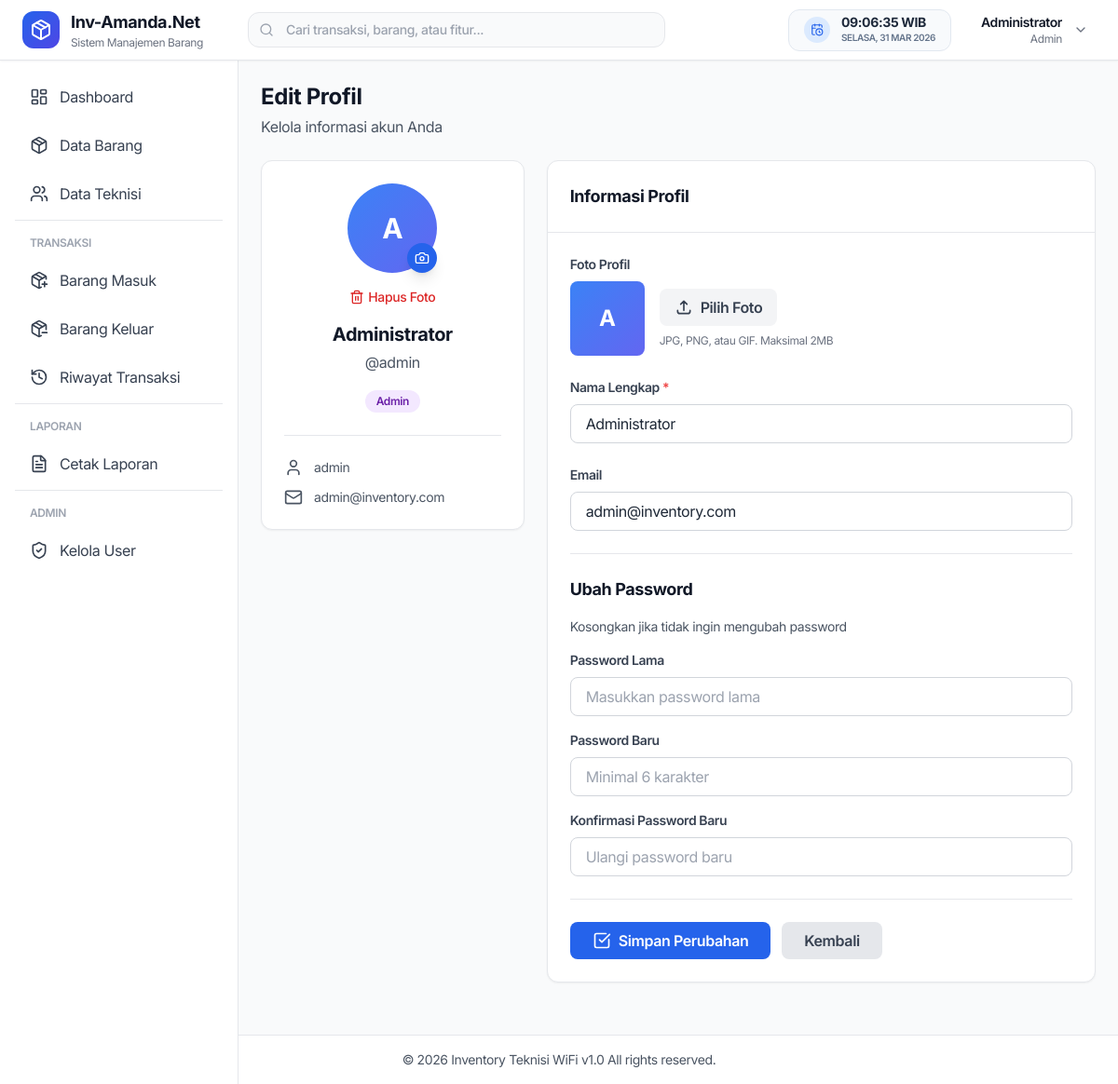
Page /user/edit_profil.php (signed in) on the earlier database version.
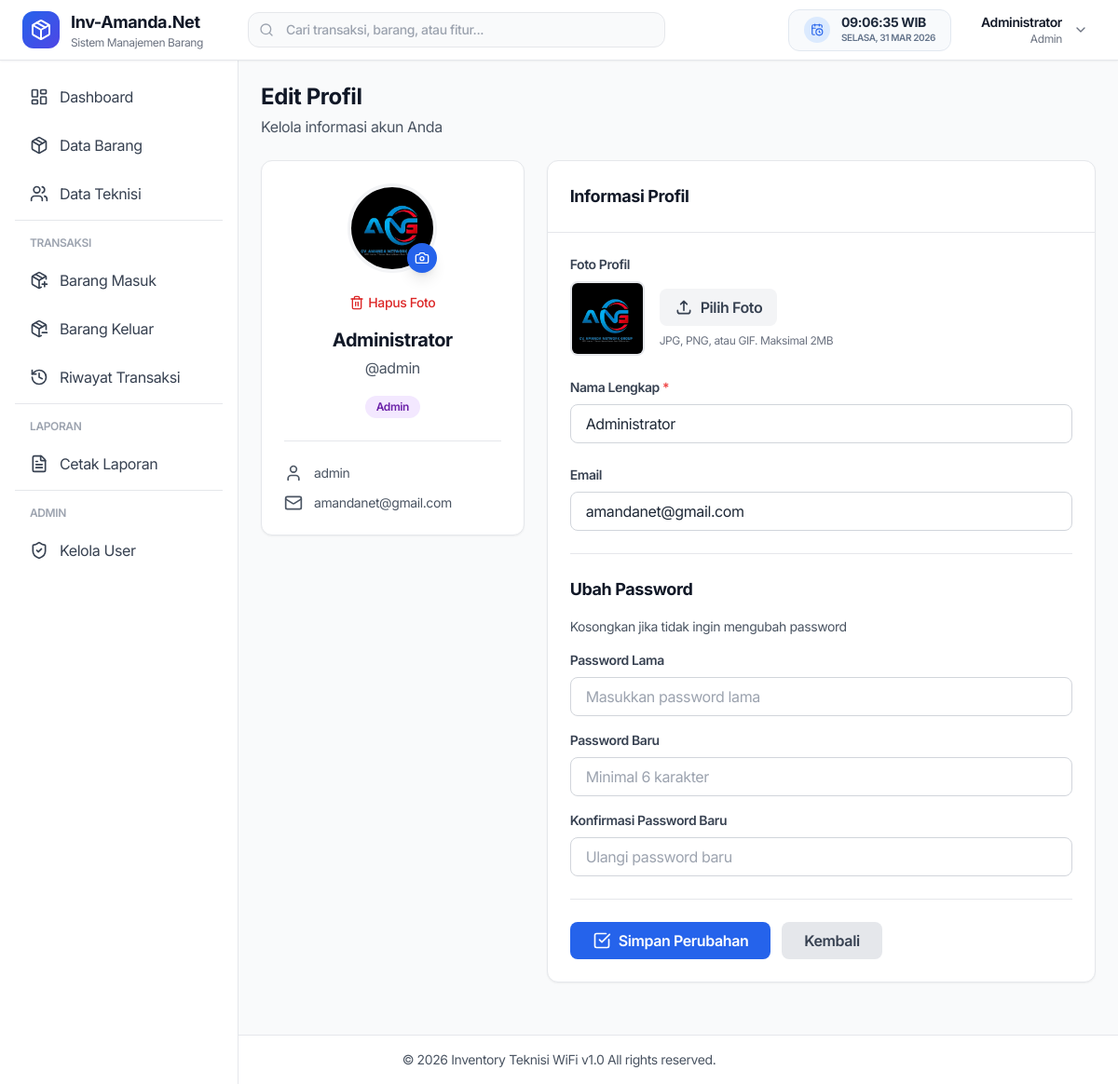
Same page on the later database version.
### tables this page shows
CREATE TABLE `users` (
  `id` int NOT NULL,
  `username` varchar(50) NOT NULL,
  `password` varchar(255) NOT NULL,
  `nama_lengkap` varchar(100) NOT NULL,
  `email` varchar(100) DEFAULT NULL,
  `role` enum('admin','teknisi') DEFAULT 'teknisi',
  `foto_profil` varchar(255) DEFAULT NULL,
  `created_at` timestamp NOT NULL DEFAULT CURRENT_TIMESTAMP,
  `updated_at` timestamp NOT NULL DEFAULT CURRENT_TIMESTAMP ON UPDATE CURRENT_TIMESTAMP
);

### includes/auth_check.php (called while the page is built, shortened)
<?php
require_once __DIR__ . '/../config/database.php';
$user_id = $_SESSION['user_id'];
$query = "SELECT * FROM users WHERE id = ?";
$stmt = mysqli_prepare($conn, $query);
mysqli_stmt_bind_param($stmt, "i", $user_id);
mysqli_stmt_execute($stmt);
$result = mysqli_stmt_get_result($stmt);
$user = mysqli_fetch_assoc($result);
?>

### public/user/edit_profil.php (the view, shortened to what the changed rows need)
<?php
require_once '../../includes/auth_check.php';
require_once '../../functions/user.php';
require_once '../../includes/header.php';
?>
<div class="lg:ml-64 pt-16">
    <div class="p-6">
        <div class="mb-6">
            <h1 class="text-2xl font-bold text-gray-900">Edit Profil</h1>
        </div>
        <div class="grid grid-cols-1 lg:grid-cols-3 gap-6">
            <div class="lg:col-span-1">
                <div class="bg-white rounded-xl shadow-sm border border-gray-200 p-6 text-center">
                    <div class="relative inline-block mb-4">
                        <?php if (!empty($user['foto_profil']) && file_exists('../../' . $user['foto_profil'])): ?>
                        <img src="../../<?= $user['foto_profil'] ?>" alt="Foto Profil"
                             class="w-24 h-24 rounded-full object-cover border-4 border-gray-100">
                        <?php else: ?>
                        <div class="w-24 h-24 bg-gradient-to-br from-blue-500 to-indigo-500 rounded-full flex items-center justify-center text-white text-3xl font-bold">
                            <?= strtoupper(substr($user['nama_lengkap'], 0, 1)) ?>
                        </div>
                        <?php endif; ?>
                        <label for="foto_profil_input" class="absolute bottom-0 right-0 w-8 h-8 bg-blue-600 rounded-full flex items-center justify-center cursor-pointer hover:bg-blue-700 transition shadow-lg">
                            <i data-lucide="camera" class="w-4 h-4 text-white"></i>
                        </label>
                    </div>
                    <?php if (!empty($user['foto_profil'])): ?>
                    <div class="mb-3">
                        <button type="button" onclick="hapusFoto()" class="text-sm text-red-600 hover:text-red-700 font-medium">
                        </button>
                    </div>
                    <?php endif; ?>
                    <h3 class="text-xl font-bold text-gray-900"><?= $user['nama_lengkap'] ?></h3>
                    <p class="text-gray-600 mt-1">@<?= $user['username'] ?></p>
                    <div class="mt-4">
                        <span class="inline-flex items-center px-3 py-1 text-xs font-semibold rounded-full <?= $user['role'] == 'admin' ? 'bg-purple-100 text-purple-800' : 'bg-blue-100 text-blue-800' ?>">
                            <?= ucfirst($user['role']) ?>
                        </span>
                    </div>
                    <div class="mt-6 pt-6 border-t border-gray-200 text-left space-y-3">
                        <div class="flex items-center gap-3 text-sm text-gray-600">
                            <i data-lucide="user" class="w-5 h-5"></i>
                            <span><?= $user['username'] ?></span>
                        </div>
                        <div class="flex items-center gap-3 text-sm text-gray-600">
                            <i data-lucide="mail" class="w-5 h-5"></i>
                            <span><?= $user['email'] ?: 'Belum diisi' ?></span>
                        </div>
                    </div>
                </div>
            </div>
            <div class="lg:col-span-2">
                <div class="bg-white rounded-xl shadow-sm border border-gray-200 overflow-hidden">
                    <div class="p-6 border-b border-gray-200">
                        <h2 class="text-lg font-bold text-gray-900">Informasi Profil</h2>
                    </div>
                    <form method="POST" action="" enctype="multipart/form-data" class="p-6">
                        <div class="space-y-6">
                            <div>
                                <div class="flex items-center gap-4">
                                    <div id="preview_container" class="relative">
                                        <?php if (!empty($user['foto_profil']) && file_exists('../../' . $user['foto_profil'])): ?>
                                        <img id="preview_image" src="../../<?= $user['foto_profil'] ?>" alt="Preview"
                                             class="w-20 h-20 rounded-lg object-cover border-2 border-gray-200">
                                        <?php else: ?>
                                        <div id="preview_placeholder" class="w-20 h-20 bg-gradient-to-br from-blue-500 to-indigo-500 rounded-lg flex items-center justify-center text-white text-2xl font-bold">
                                            <?= strtoupper(substr($user['nama_lengkap'], 0, 1)) ?>
                                        </div>
                                        <?php endif; ?>
                                    </div>
                                </div>
                            </div>
                            <div>
                                <label class="block text-sm font-semibold text-gray-700 mb-2">
                                    Nama Lengkap <span class="text-red-500">*</span>
                                </label>
                                <input type="text" name="nama_lengkap" required
                                       value="<?= $user['nama_lengkap'] ?>"
                                       class="w-full px-4 py-2 border border-gray-300 rounded-lg focus:ring-2 focus:ring-blue-500 focus:border-blue-500">
                            </div>
                            <div>
                                <label class="block text-sm font-semibold text-gray-700 mb-2">
                                    Email
                                </label>
                                <input type="email" name="email"
                                       value="<?= $user['email'] ?>"
                                       class="w-full px-4 py-2 border border-gray-300 rounded-lg focus:ring-2 focus:ring-blue-500 focus:border-blue-500"
                                       placeholder="email@example.com">
                            </div>
                        </div>
                    </form>
                </div>
            </div>
        </div>
    </div>
</div>
<?php require_once '../../includes/footer.php'; ?>

### includes/header.php (shortened to what the changed rows need)
<!DOCTYPE html>
<html lang="id">
<head>
    <script src="https://cdn.tailwindcss.com"></script>
</head>
<body class="bg-gray-50 text-gray-800 tracking-tight">
    <nav class="bg-white shadow-sm border-b border-gray-200 fixed top-0 left-0 right-0 z-50">
        <div class="px-4 lg:px-6">
            <div class="flex items-center justify-between h-16">
                <div class="flex items-center gap-4 flex-1">
                    <div class="flex items-center gap-3">
                        <div class="hidden md:block min-w-max">
                            <h1 class="text-lg font-bold text-gray-900">Inv-Amanda.Net</h1>
                        </div>
                    </div>
                </div>
                <div class="flex items-center gap-4 md:gap-6">
                    <div class="relative">
                        <button onclick="toggleUserMenu()" class="flex items-center gap-3 p-2 rounded-xl hover:bg-slate-100 transition">
                            <div class="hidden md:block text-right">
                                <p class="text-sm font-semibold text-gray-900"><?= $user['nama_lengkap'] ?></p>
                                <p class="text-xs text-gray-500"><?= ucfirst($user['role']) ?></p>
                            </div>
                        </button>
                    </div>
                </div>
            </div>
        </div>
    </nav>

Differences in the rows shown:
changed users "Administrator": foto_profil: picture added; email "admin@inventory.com" → "amandanet@gmail.com"; nama_lengkap "A" → (not shown)
